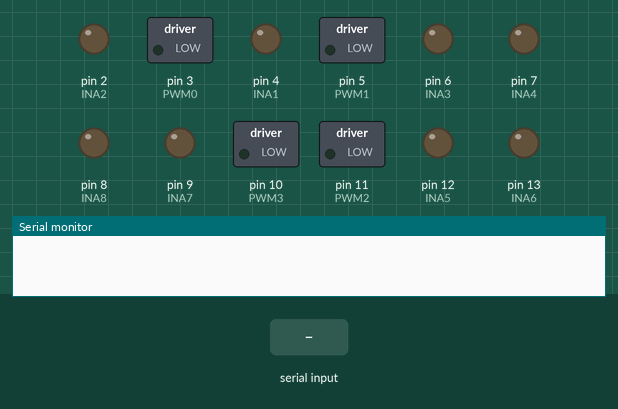
Simulated run of this sketch. Board: Arduino Uno, built with avr-gcc and run on an emulated ATmega328P. On the bench: switched loads named in the sketch (green lamp = pin HIGH), output pins drawn as LEDs (lit = HIGH), the last lines printed to the serial monitor. The test bench sets the inputs (shaded band).

Above: at 1.2 s.
1.3 s: "1\n" received over Serial
At 3.1 s:
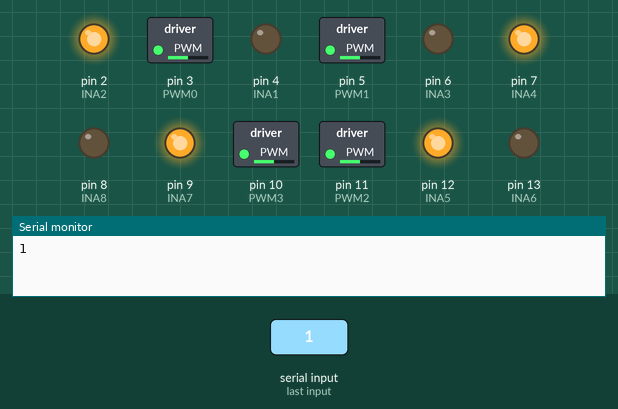
3.8 s: "2\n" received over Serial
At 6.0 s:
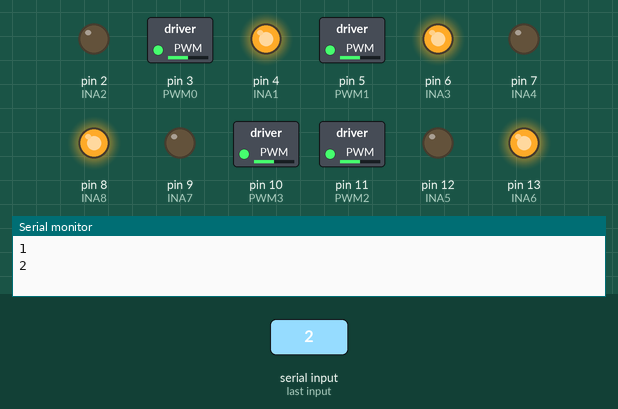
6.3 s: "3\n" received over Serial
At 8.0 s:
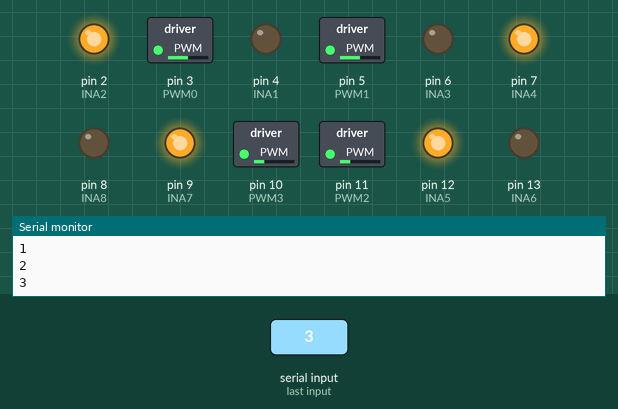
8.8 s: "4\n" received over Serial
At 11.2 s:
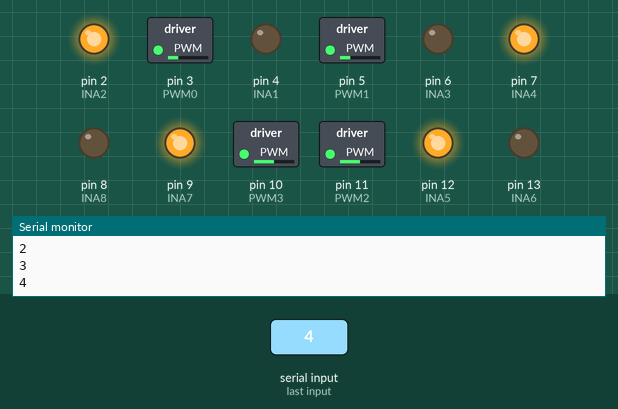
Timing chart, 0 to 12.3 s (numbered marks = the images above; inputs shaded):
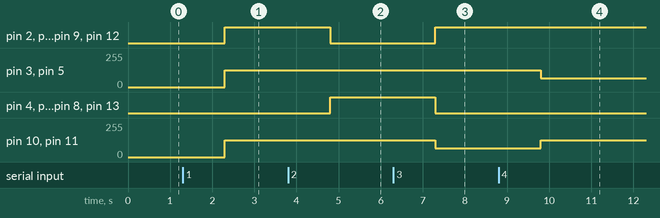

The sketch:

L298N_BTS7960_muti.ino
```cpp
#include <Arduino.h>

int PWM0 = 3; //pulse/
int INA1 = 4; // 方向
int INA2 = 2; // 方向

int PWM1 = 5; //pulse/
int INA3 = 6; // 方向
int INA4 = 7; // 方向

int PWM2 = 11; //pulse/
int INA5 = 12; // 方向
int INA6 = 13; // 方向

int PWM3 = 10; //pulse/
int INA7 = 9;  // 方向
int INA8 = 8;  // 方向


char cmd[10];
int recv;

// L/H 正轉
// H/L 反轉
// L/L 停止

void setup() {
  Serial.begin(9600);

  //初始設定
  pinMode(INA1, OUTPUT);
  pinMode(INA2, OUTPUT);

  pinMode(INA3, OUTPUT);
  pinMode(INA4, OUTPUT);

  pinMode(INA5, OUTPUT);
  pinMode(INA6, OUTPUT);

  pinMode(INA7, OUTPUT);
  pinMode(INA8, OUTPUT);

  analogWrite(PWM0, 0);
  analogWrite(PWM1, 0);
  analogWrite(PWM2, 0);
  analogWrite(PWM3, 0);

  //設定正反轉
  digitalWrite(INA1, LOW);
  digitalWrite(INA2, LOW);

  digitalWrite(INA3, LOW);
  digitalWrite(INA4, LOW);

  digitalWrite(INA5, LOW);
  digitalWrite(INA6, LOW);

  digitalWrite(INA7, LOW);
  digitalWrite(INA8, LOW);

}

void loop() {

  //靜止
  if (recv == 0) {
    analogWrite(PWM0, 0);
    analogWrite(PWM1, 0);
    analogWrite(PWM2, 0);
    analogWrite(PWM3, 0);

    digitalWrite(INA1, LOW);
    digitalWrite(INA2, LOW);

    digitalWrite(INA3, LOW);
    digitalWrite(INA4, LOW);

    digitalWrite(INA5, LOW);
    digitalWrite(INA6, LOW);

    digitalWrite(INA7, LOW);
    digitalWrite(INA8, LOW);
  }

  //往前
  else if (recv == 1) {

    analogWrite(PWM0, 127);
    analogWrite(PWM1, 127);
    analogWrite(PWM2, 127);
    analogWrite(PWM3, 127);

    digitalWrite(INA1, LOW);
    digitalWrite(INA2, HIGH);

    digitalWrite(INA3, LOW);
    digitalWrite(INA4, HIGH);

    digitalWrite(INA5, HIGH);
    digitalWrite(INA6, LOW);

    digitalWrite(INA7, HIGH);
    digitalWrite(INA8, LOW);

  }
  //往後
  else if (recv == 2) {
    analogWrite(PWM0, 127);
    analogWrite(PWM1, 127);
    analogWrite(PWM2, 127);
    analogWrite(PWM3, 127);

    digitalWrite(INA1, HIGH);
    digitalWrite(INA2, LOW);

    digitalWrite(INA3, HIGH);
    digitalWrite(INA4, LOW);

    digitalWrite(INA5, LOW);
    digitalWrite(INA6, HIGH);

    digitalWrite(INA7, LOW);
    digitalWrite(INA8, HIGH);
  }

  //向前往左
  else if (recv == 3) {

    analogWrite(PWM0, 127);
    analogWrite(PWM1, 127);
    analogWrite(PWM2, 64);
    analogWrite(PWM3, 64);

    digitalWrite(INA1, LOW);
    digitalWrite(INA2, HIGH);

    digitalWrite(INA3, LOW);
    digitalWrite(INA4, HIGH);

    digitalWrite(INA5, HIGH);
    digitalWrite(INA6, LOW);

    digitalWrite(INA7, HIGH);
    digitalWrite(INA8, LOW);
  }

  //向前往右
  else if (recv == 4) {

    analogWrite(PWM0, 64);
    analogWrite(PWM1, 64);
    analogWrite(PWM2, 127);
    analogWrite(PWM3, 127);

    digitalWrite(INA1, LOW);
    digitalWrite(INA2, HIGH);

    digitalWrite(INA3, LOW);
    digitalWrite(INA4, HIGH);

    digitalWrite(INA5, HIGH);
    digitalWrite(INA6, LOW);

    digitalWrite(INA7, HIGH);
    digitalWrite(INA8, LOW);
  };

  if (Serial.available() > 0) {
    // read the incoming byte:

    Serial.readBytes(cmd, 10);
    //Serial.readBytes()返回放置在緩衝區中的字符數。0 表示未找到有效數據。

    recv = atoi(cmd);
    //這邊沒有值的時候會一直收到0，所以上方recv == 0，要都設定成LOW，要不然會一直跑

    Serial.println(recv);
    //atoi將字符串轉換爲整型值。

  }
}
```

Measured:
- after the input at 1.3 s, pin 2 (INA2), pin 7 (INA4), pin 9 (INA7), pin 12 (INA5): LOW → HIGH after 1.0 s; pin 3 (PWM0), pin 5 (PWM1), pin 10 (PWM3), pin 11 (PWM2): 0/255 → 127/255 after 1.0 s
- after the input at 3.8 s, pin 2 (INA2), pin 7 (INA4), pin 9 (INA7), pin 12 (INA5): HIGH → LOW after 1.0 s; pin 4 (INA1), pin 6 (INA3), pin 8 (INA8), pin 13 (INA6): LOW → HIGH after 1.0 s
- after the input at 6.3 s, pin 2 (INA2), pin 7 (INA4), pin 9 (INA7), pin 12 (INA5): LOW → HIGH after 1.0 s; pin 4 (INA1), pin 6 (INA3), pin 8 (INA8), pin 13 (INA6): HIGH → LOW after 1.0 s; pin 10 (PWM3), pin 11 (PWM2): 127/255 → 64/255 after 1.0 s
- after the input at 8.8 s, pin 3 (PWM0), pin 5 (PWM1): 127/255 → 64/255 after 1.0 s; pin 10 (PWM3), pin 11 (PWM2): 64/255 → 127/255 after 1.0 s
